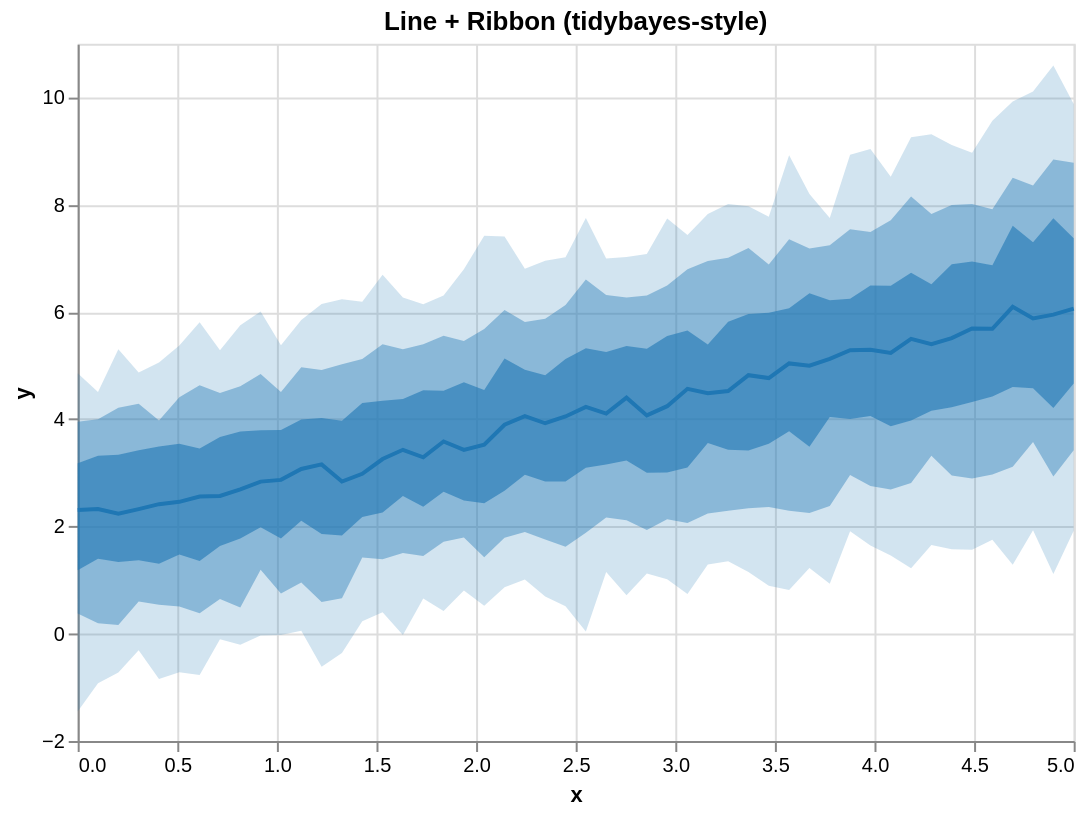

Express this chart as Vega-Lite.
### Vega-Lite specification from a JSON file in a GitHub repository (floating-point values rounded to 4 significant figures)
{"$schema": "https://vega.github.io/schema/vega-lite/v5.json", "height": 350, "layer": [{"encoding": {"x": {"field": "x", "type": "quantitative"}, "y2": {"field": "hi_0_95_"}, "y": {"field": "lo_0_95_", "title": "y", "type": "quantitative"}}, "mark": {"line": false, "fill": "#1f77b4", "type": "area", "opacity": 0.2}}, {"encoding": {"x": {"field": "x", "type": "quantitative"}, "y2": {"field": "hi_0_8_"}, "y": {"field": "lo_0_8_", "title": "y", "type": "quantitative"}}, "mark": {"line": false, "fill": "#1f77b4", "type": "area", "opacity": 0.4}}, {"encoding": {"x": {"field": "x", "type": "quantitative"}, "y2": {"field": "hi_0_5_"}, "y": {"field": "lo_0_5_", "title": "y", "type": "quantitative"}}, "mark": {"line": false, "fill": "#1f77b4", "type": "area", "opacity": 0.6}}, {"encoding": {"x": {"field": "x", "type": "quantitative"}, "y": {"field": "__median__", "type": "quantitative"}}, "mark": {"color": "#1f77b4", "strokeWidth": 2, "type": "line"}}], "data": {"values": [{"lo_0_8_": 0.3794, "lo_0_95_": -1.451, "hi_0_8_": 3.954, "x": 0.0, "__median__": 2.307, "hi_0_5_": 3.178, "hi_0_95_": 4.858, "lo_0_5_": 1.183}, {"lo_0_8_": 0.196, "lo_0_95_": -0.9242, "hi_0_8_": 3.999, "x": 0.102, "__median__": 2.327, "hi_0_5_": 3.317, "hi_0_95_": 4.508, "lo_0_5_": 1.401}, {"lo_0_8_": 0.1649, "lo_0_95_": -0.7244, "hi_0_8_": 4.214, "x": 0.2041, "__median__": 2.237, "hi_0_5_": 3.34, "hi_0_95_": 5.304, "lo_0_5_": 1.339}, {"lo_0_8_": 0.6027, "lo_0_95_": -0.3063, "hi_0_8_": 4.291, "x": 0.3061, "__median__": 2.324, "hi_0_5_": 3.42, "hi_0_95_": 4.869, "lo_0_5_": 1.369}, {"lo_0_8_": 0.54, "lo_0_95_": -0.8455, "hi_0_8_": 3.978, "x": 0.4082, "__median__": 2.417, "hi_0_5_": 3.493, "hi_0_95_": 5.056, "lo_0_5_": 1.304}, {"lo_0_8_": 0.5094, "lo_0_95_": -0.7191, "hi_0_8_": 4.409, "x": 0.5102, "__median__": 2.46, "hi_0_5_": 3.543, "hi_0_95_": 5.377, "lo_0_5_": 1.479}, {"lo_0_8_": 0.3836, "lo_0_95_": -0.7672, "hi_0_8_": 4.633, "x": 0.6122, "__median__": 2.557, "hi_0_5_": 3.452, "hi_0_95_": 5.807, "lo_0_5_": 1.355}, {"lo_0_8_": 0.6499, "lo_0_95_": -0.1005, "hi_0_8_": 4.49, "x": 0.7143, "__median__": 2.569, "hi_0_5_": 3.668, "hi_0_95_": 5.287, "lo_0_5_": 1.637}, {"lo_0_8_": 0.4891, "lo_0_95_": -0.2038, "hi_0_8_": 4.615, "x": 0.8163, "__median__": 2.692, "hi_0_5_": 3.772, "hi_0_95_": 5.751, "lo_0_5_": 1.774}, {"lo_0_8_": 1.195, "lo_0_95_": -0.03278, "hi_0_8_": 4.843, "x": 0.9184, "__median__": 2.837, "hi_0_5_": 3.795, "hi_0_95_": 6.01, "lo_0_5_": 1.986}, {"lo_0_8_": 0.7512, "lo_0_95_": -0.02469, "hi_0_8_": 4.508, "x": 1.02, "__median__": 2.87, "hi_0_5_": 3.798, "hi_0_95_": 5.378, "lo_0_5_": 1.776}, {"lo_0_8_": 0.958, "lo_0_95_": 0.05756, "hi_0_8_": 4.968, "x": 1.122, "__median__": 3.073, "hi_0_5_": 3.993, "hi_0_95_": 5.849, "lo_0_5_": 2.105}, {"lo_0_8_": 0.5918, "lo_0_95_": -0.6131, "hi_0_8_": 4.918, "x": 1.224, "__median__": 3.158, "hi_0_5_": 4.025, "hi_0_95_": 6.151, "lo_0_5_": 1.862}, {"lo_0_8_": 0.661, "lo_0_95_": -0.3605, "hi_0_8_": 5.027, "x": 1.327, "__median__": 2.837, "hi_0_5_": 3.971, "hi_0_95_": 6.236, "lo_0_5_": 1.833}, {"lo_0_8_": 1.423, "lo_0_95_": 0.2328, "hi_0_8_": 5.123, "x": 1.429, "__median__": 2.982, "hi_0_5_": 4.304, "hi_0_95_": 6.189, "lo_0_5_": 2.178}, {"lo_0_8_": 1.389, "lo_0_95_": 0.3992, "hi_0_8_": 5.396, "x": 1.531, "__median__": 3.258, "hi_0_5_": 4.343, "hi_0_95_": 6.693, "lo_0_5_": 2.261}, {"lo_0_8_": 1.505, "lo_0_95_": -0.02101, "hi_0_8_": 5.305, "x": 1.633, "__median__": 3.431, "hi_0_5_": 4.376, "hi_0_95_": 6.272, "lo_0_5_": 2.567}, {"lo_0_8_": 1.448, "lo_0_95_": 0.6556, "hi_0_8_": 5.399, "x": 1.735, "__median__": 3.289, "hi_0_5_": 4.539, "hi_0_95_": 6.142, "lo_0_5_": 2.368}, {"lo_0_8_": 1.714, "lo_0_95_": 0.4236, "hi_0_8_": 5.554, "x": 1.837, "__median__": 3.584, "hi_0_5_": 4.529, "hi_0_95_": 6.305, "lo_0_5_": 2.649}, {"lo_0_8_": 1.795, "lo_0_95_": 0.808, "hi_0_8_": 5.457, "x": 1.939, "__median__": 3.43, "hi_0_5_": 4.689, "hi_0_95_": 6.796, "lo_0_5_": 2.487}, {"lo_0_8_": 1.426, "lo_0_95_": 0.5223, "hi_0_8_": 5.681, "x": 2.041, "__median__": 3.527, "hi_0_5_": 4.544, "hi_0_95_": 7.419, "lo_0_5_": 2.434}, {"lo_0_8_": 1.788, "lo_0_95_": 0.8694, "hi_0_8_": 6.039, "x": 2.143, "__median__": 3.897, "hi_0_5_": 5.132, "hi_0_95_": 7.408, "lo_0_5_": 2.669}, {"lo_0_8_": 1.898, "lo_0_95_": 1.011, "hi_0_8_": 5.815, "x": 2.245, "__median__": 4.057, "hi_0_5_": 4.924, "hi_0_95_": 6.807, "lo_0_5_": 2.965}, {"lo_0_8_": 1.755, "lo_0_95_": 0.6931, "hi_0_8_": 5.872, "x": 2.347, "__median__": 3.925, "hi_0_5_": 4.82, "hi_0_95_": 6.953, "lo_0_5_": 2.838}, {"lo_0_8_": 1.622, "lo_0_95_": 0.513, "hi_0_8_": 6.129, "x": 2.449, "__median__": 4.052, "hi_0_5_": 5.125, "hi_0_95_": 7.022, "lo_0_5_": 2.84}, {"lo_0_8_": 1.884, "lo_0_95_": 0.0406, "hi_0_8_": 6.606, "x": 2.551, "__median__": 4.23, "hi_0_5_": 5.326, "hi_0_95_": 7.751, "lo_0_5_": 3.097}, {"lo_0_8_": 2.166, "lo_0_95_": 1.153, "hi_0_8_": 6.316, "x": 2.653, "__median__": 4.105, "hi_0_5_": 5.253, "hi_0_95_": 6.996, "lo_0_5_": 3.158}, {"lo_0_8_": 2.114, "lo_0_95_": 0.7177, "hi_0_8_": 6.271, "x": 2.755, "__median__": 4.402, "hi_0_5_": 5.366, "hi_0_95_": 7.024, "lo_0_5_": 3.232}, {"lo_0_8_": 1.936, "lo_0_95_": 1.124, "hi_0_8_": 6.307, "x": 2.857, "__median__": 4.072, "hi_0_5_": 5.313, "hi_0_95_": 7.082, "lo_0_5_": 3.001}, {"lo_0_8_": 2.135, "lo_0_95_": 1.015, "hi_0_8_": 6.494, "x": 2.959, "__median__": 4.243, "hi_0_5_": 5.552, "hi_0_95_": 7.745, "lo_0_5_": 3.007}, {"lo_0_8_": 2.063, "lo_0_95_": 0.7429, "hi_0_8_": 6.795, "x": 3.061, "__median__": 4.568, "hi_0_5_": 5.657, "hi_0_95_": 7.437, "lo_0_5_": 3.098}, {"lo_0_8_": 2.243, "lo_0_95_": 1.293, "hi_0_8_": 6.952, "x": 3.163, "__median__": 4.486, "hi_0_5_": 5.392, "hi_0_95_": 7.829, "lo_0_5_": 3.557}, {"lo_0_8_": 2.294, "lo_0_95_": 1.351, "hi_0_8_": 7.01, "x": 3.265, "__median__": 4.525, "hi_0_5_": 5.819, "hi_0_95_": 8.013, "lo_0_5_": 3.429}, {"lo_0_8_": 2.341, "lo_0_95_": 1.149, "hi_0_8_": 7.191, "x": 3.367, "__median__": 4.821, "hi_0_5_": 5.962, "hi_0_95_": 7.97, "lo_0_5_": 3.417}, {"lo_0_8_": 2.364, "lo_0_95_": 0.8938, "hi_0_8_": 6.883, "x": 3.469, "__median__": 4.768, "hi_0_5_": 5.984, "hi_0_95_": 7.776, "lo_0_5_": 3.543}, {"lo_0_8_": 2.295, "lo_0_95_": 0.815, "hi_0_8_": 7.358, "x": 3.571, "__median__": 5.041, "hi_0_5_": 6.07, "hi_0_95_": 8.924, "lo_0_5_": 3.774}, {"lo_0_8_": 2.251, "lo_0_95_": 1.227, "hi_0_8_": 7.184, "x": 3.673, "__median__": 4.998, "hi_0_5_": 6.349, "hi_0_95_": 8.201, "lo_0_5_": 3.486}, {"lo_0_8_": 2.384, "lo_0_95_": 0.9321, "hi_0_8_": 7.244, "x": 3.776, "__median__": 5.127, "hi_0_5_": 6.218, "hi_0_95_": 7.752, "lo_0_5_": 4.041}, {"lo_0_8_": 2.959, "lo_0_95_": 1.913, "hi_0_8_": 7.544, "x": 3.878, "__median__": 5.287, "hi_0_5_": 6.245, "hi_0_95_": 8.93, "lo_0_5_": 4.006}, {"lo_0_8_": 2.757, "lo_0_95_": 1.647, "hi_0_8_": 7.491, "x": 3.98, "__median__": 5.295, "hi_0_5_": 6.492, "hi_0_95_": 9.037, "lo_0_5_": 4.061}, {"lo_0_8_": 2.688, "lo_0_95_": 1.461, "hi_0_8_": 7.712, "x": 4.082, "__median__": 5.237, "hi_0_5_": 6.487, "hi_0_95_": 8.519, "lo_0_5_": 3.871}, {"lo_0_8_": 2.813, "lo_0_95_": 1.221, "hi_0_8_": 8.151, "x": 4.184, "__median__": 5.497, "hi_0_5_": 6.732, "hi_0_95_": 9.258, "lo_0_5_": 3.975}, {"lo_0_8_": 3.321, "lo_0_95_": 1.657, "hi_0_8_": 7.829, "x": 4.286, "__median__": 5.399, "hi_0_5_": 6.515, "hi_0_95_": 9.315, "lo_0_5_": 4.157}, {"lo_0_8_": 2.949, "lo_0_95_": 1.575, "hi_0_8_": 7.993, "x": 4.388, "__median__": 5.512, "hi_0_5_": 6.891, "hi_0_95_": 9.112, "lo_0_5_": 4.221}, {"lo_0_8_": 2.895, "lo_0_95_": 1.568, "hi_0_8_": 8.015, "x": 4.49, "__median__": 5.693, "hi_0_5_": 6.939, "hi_0_95_": 8.968, "lo_0_5_": 4.323}, {"lo_0_8_": 2.971, "lo_0_95_": 1.751, "hi_0_8_": 7.916, "x": 4.592, "__median__": 5.685, "hi_0_5_": 6.87, "hi_0_95_": 9.567, "lo_0_5_": 4.423}, {"lo_0_8_": 3.114, "lo_0_95_": 1.287, "hi_0_8_": 8.502, "x": 4.694, "__median__": 6.096, "hi_0_5_": 7.606, "hi_0_95_": 9.925, "lo_0_5_": 4.602}, {"lo_0_8_": 3.573, "lo_0_95_": 1.932, "hi_0_8_": 8.36, "x": 4.796, "__median__": 5.878, "hi_0_5_": 7.3, "hi_0_95_": 10.11, "lo_0_5_": 4.576}, {"lo_0_8_": 2.934, "lo_0_95_": 1.113, "hi_0_8_": 8.843, "x": 4.898, "__median__": 5.95, "hi_0_5_": 7.749, "hi_0_95_": 10.6, "lo_0_5_": 4.21}, {"lo_0_8_": 3.424, "lo_0_95_": 1.921, "hi_0_8_": 8.783, "x": 5.0, "__median__": 6.061, "hi_0_5_": 7.374, "hi_0_95_": 9.876, "lo_0_5_": 4.665}]}, "title": "Line + Ribbon (tidybayes-style)", "width": 500}
